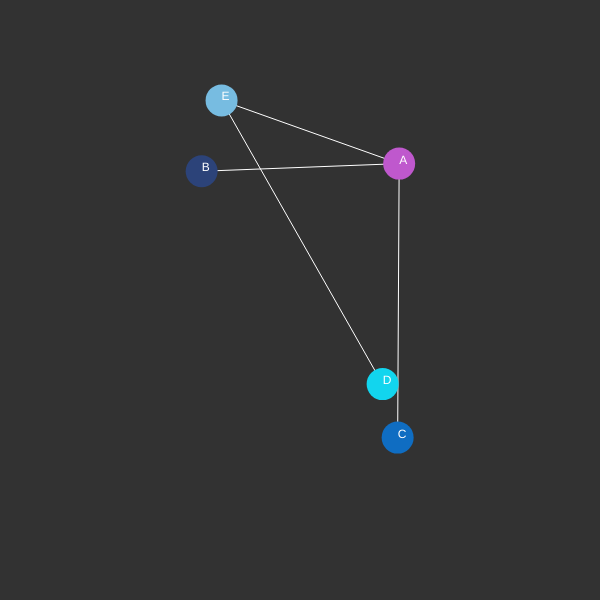
Frame 1 (no input)
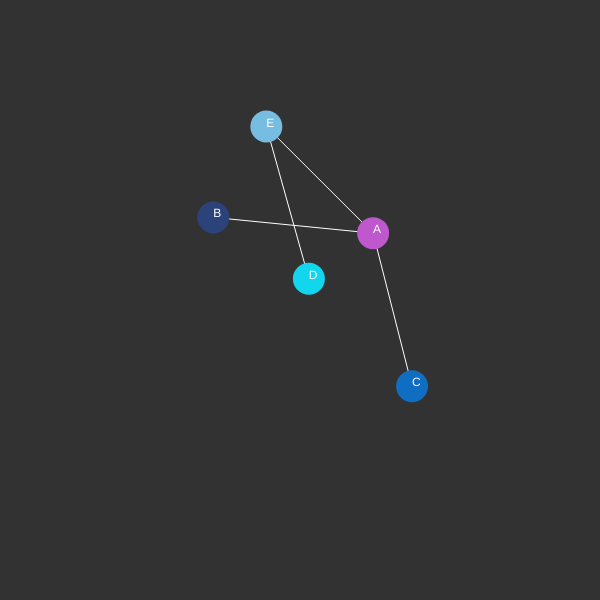
Frame 60 (no input)
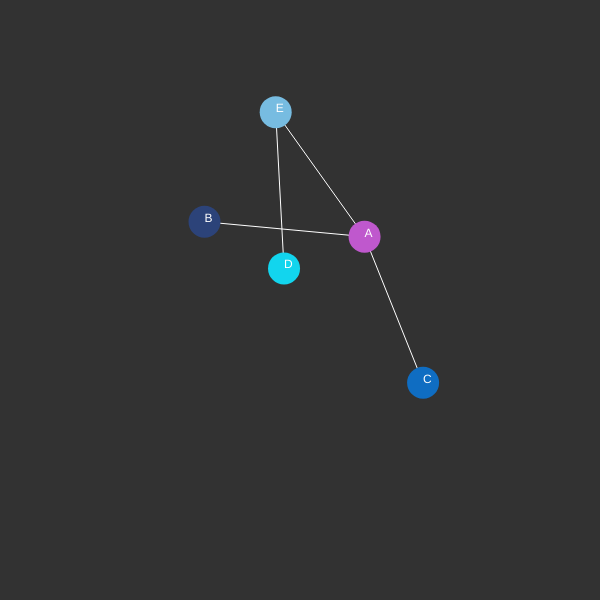
Frame 120 (the mouse pressed at the canvas centre since frame 60)

The p5.js sketch that drew these frames (run headless with seeded random() and noise() and a simulated clock; from frame 60 on, the mouse is pressed at the canvas centre):

// p5.js sketch
// ── sketch.js
// Set up local p5.js environment or run on https://editor.p5js.org/
// Force directed layout based on https://cs.brown.edu/people/rtamassi/gdhandbook/chapters/force-directed.pdf

// If you wish to test nodes without any edges
// const nodes = {
//   'A': {edges: [], position: null, fill: null, forces: null},
//   'B': {edges: [], position: null, fill: null, forces: null},
//   'C': {edges: [], position: null, fill: null, forces: null},
//   'D': {edges: [], position: null, fill: null, forces: null},
//   'E': {edges: [], position: null, fill: null, forces: null}
// };
const nodes = {
    'A': { edges: ['B', 'C', 'E'], position: null, fill: null, forces: null },
    'B': { edges: [], position: null, fill: null, forces: null },
    'C': { edges: [], position: null, fill: null, forces: null },
    'D': { edges: ['E'], position: null, fill: null, forces: null },
    'E': { edges: [], position: null, fill: null, forces: null }
};

function setup() {
    createCanvas(600, 600);
    for (let id in nodes) {
        nodes[id].position = {
            x: Math.floor(random(50, 550)),
            y: Math.floor(random(50, 550)),
        };
        nodes[id].fill = [random(255), random(255), random(255)];
    }
}

function draw() {
    background(50);

    // Adjust parameters to your liking
    const c1 = 30; // How fast strings snap
    const c2 = 150; // Ideal distance between adjacent nodes
    const c3 = 2000; // Force between non-adjacent nodes
    const c4 = 0.4; // Overall delta-displacement based on forces

    // Calculate forces
    for (const id in nodes) { nodes[id].forces = [] } // Empty forces
    for (const id in nodes) {
        // Spring force for edges
        for (const edge of nodes[id].edges) {
            const d = dist(
                nodes[id].position.x, nodes[id].position.y,
                nodes[edge].position.x, nodes[edge].position.y
            );
            const forceMag = c1 * log(d / c2);
            const forceAngle = {
                x: (nodes[edge].position.x - nodes[id].position.x) / d,
                y: (nodes[edge].position.y - nodes[id].position.y) / d
            }
            nodes[id].forces.push({ magnitude: forceMag, angle: forceAngle, other: edge });
            nodes[edge].forces.push({ magnitude: -forceMag, angle: forceAngle, other: id })
        }

        // Inverse square forces on all other nodes
        for (const otherid in nodes) {
            // If current node or edge ignore
            if (id === otherid || nodes[id].edges.includes(otherid) || nodes[otherid].edges.includes[id]) continue;

            const d = dist(
                nodes[id].position.x, nodes[id].position.y,
                nodes[otherid].position.x, nodes[otherid].position.y
            );
            const forceMag = c3 / Math.pow(d, 1.6);
            const forceAngle = {
                x: (nodes[id].position.x - nodes[otherid].position.x) / d,
                y: (nodes[id].position.y - nodes[otherid].position.y) / d
            }
            nodes[id].forces.push({ magnitude: forceMag, angle: forceAngle, other: otherid });
        }
    }

    // Apply forces
    for (const id in nodes) {
        for (const force of nodes[id].forces) {
            nodes[id].position.x += c4 * force.magnitude * force.angle.x;
            nodes[id].position.y += c4 * force.magnitude * force.angle.y * 1.5;
        }
    }

    // Draw graph
    for (const id in nodes) {
        stroke(255);
        for (let edge of nodes[id].edges) {
            line(
                nodes[id].position.x, nodes[id].position.y,
                nodes[edge].position.x, nodes[edge].position.y
            );
        }

        noStroke();
        fill(...nodes[id].fill)
        circle(nodes[id].position.x, nodes[id].position.y, 32);
        noStroke(255);
        fill(255);
        text(id, nodes[id].position.x, nodes[id].position.y);
    }

    if (frameCount == 150) noLoop();
}
